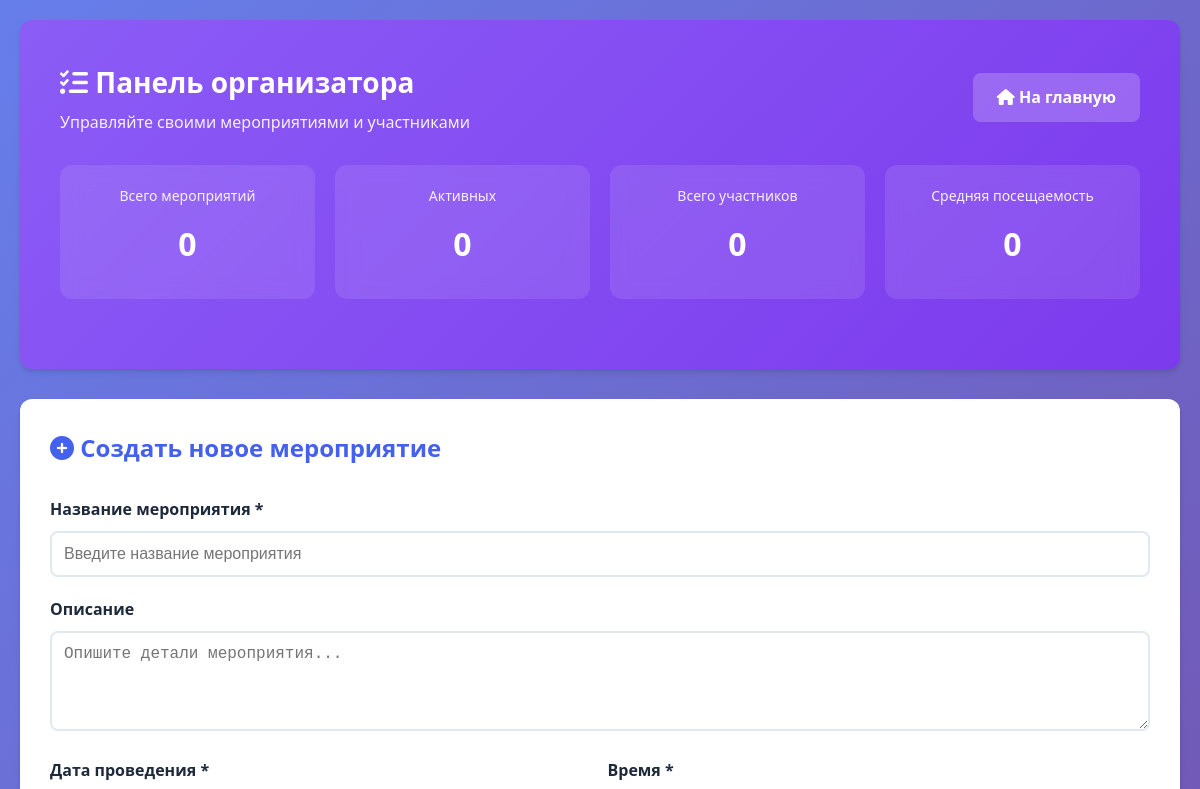
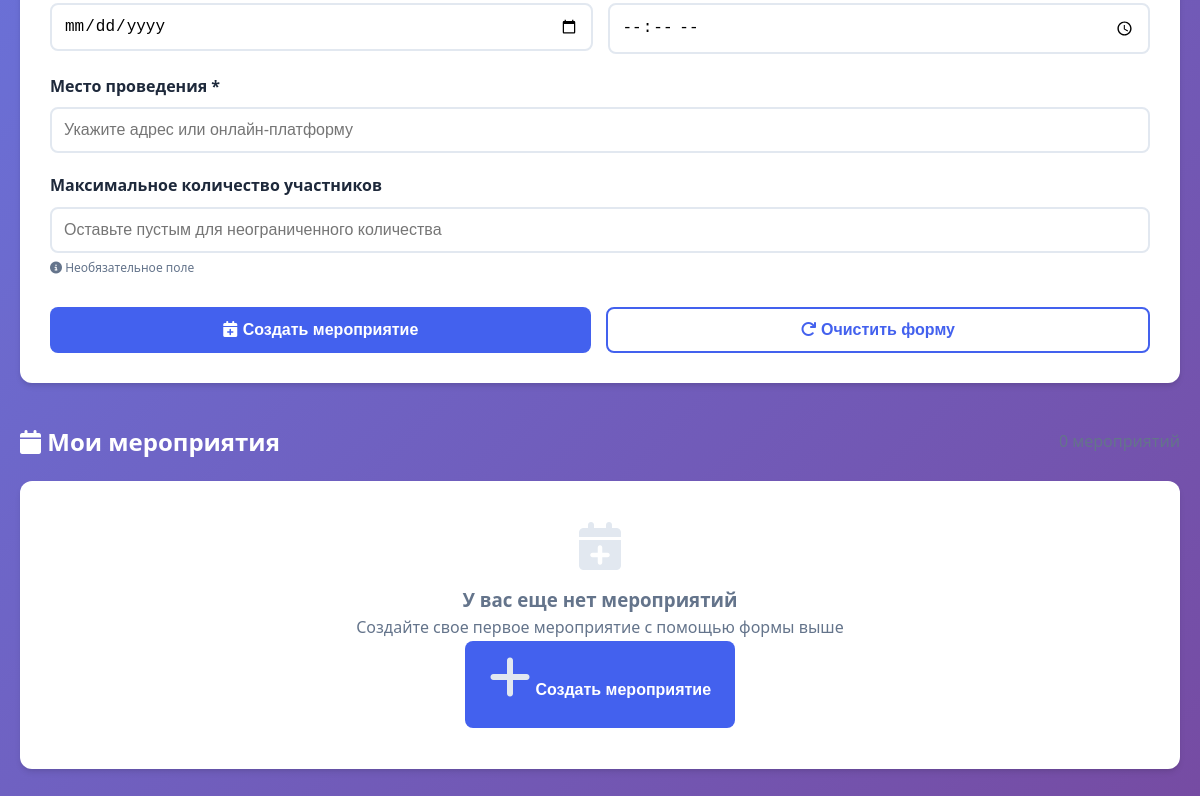
The page /organizer.php (signed in) on the database as committed earlier (2 pictures, top to bottom).
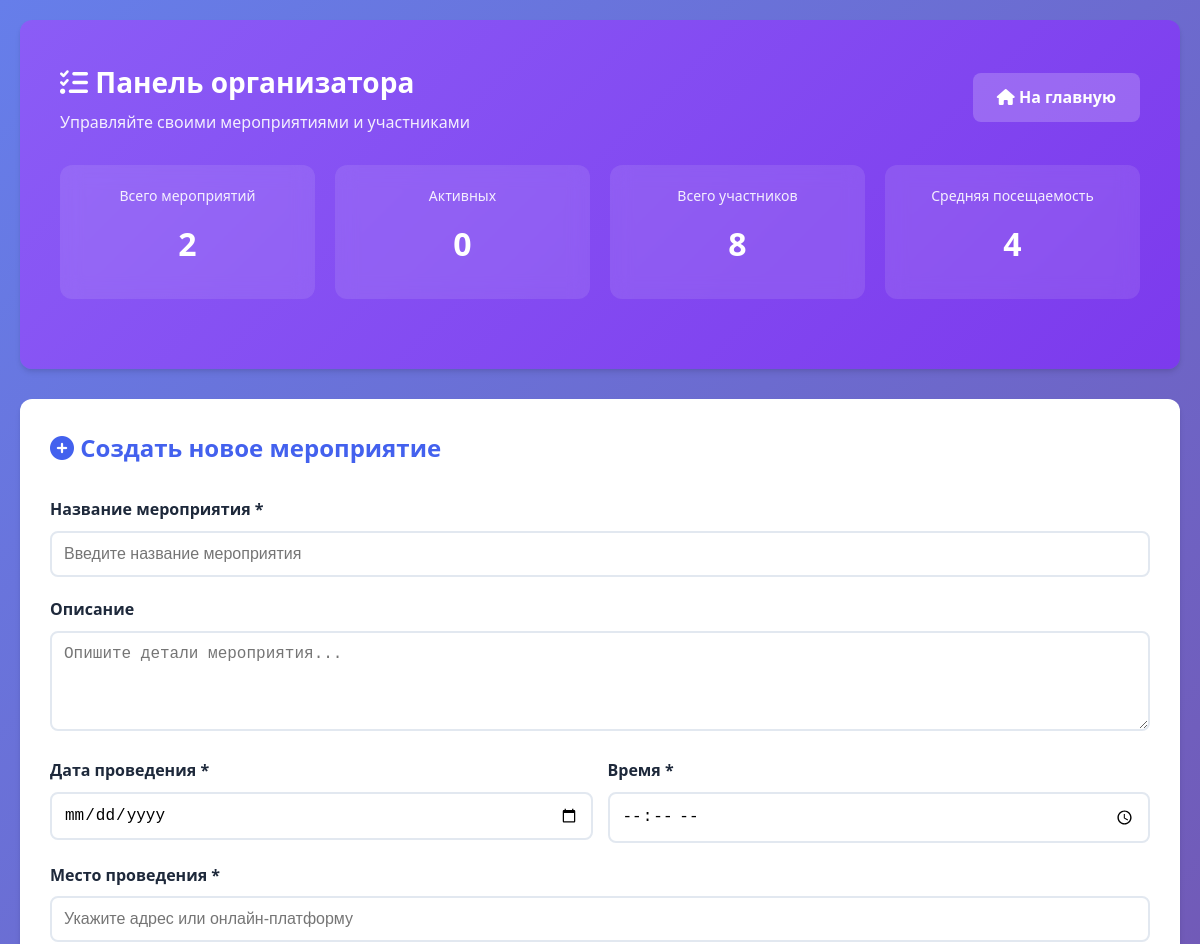
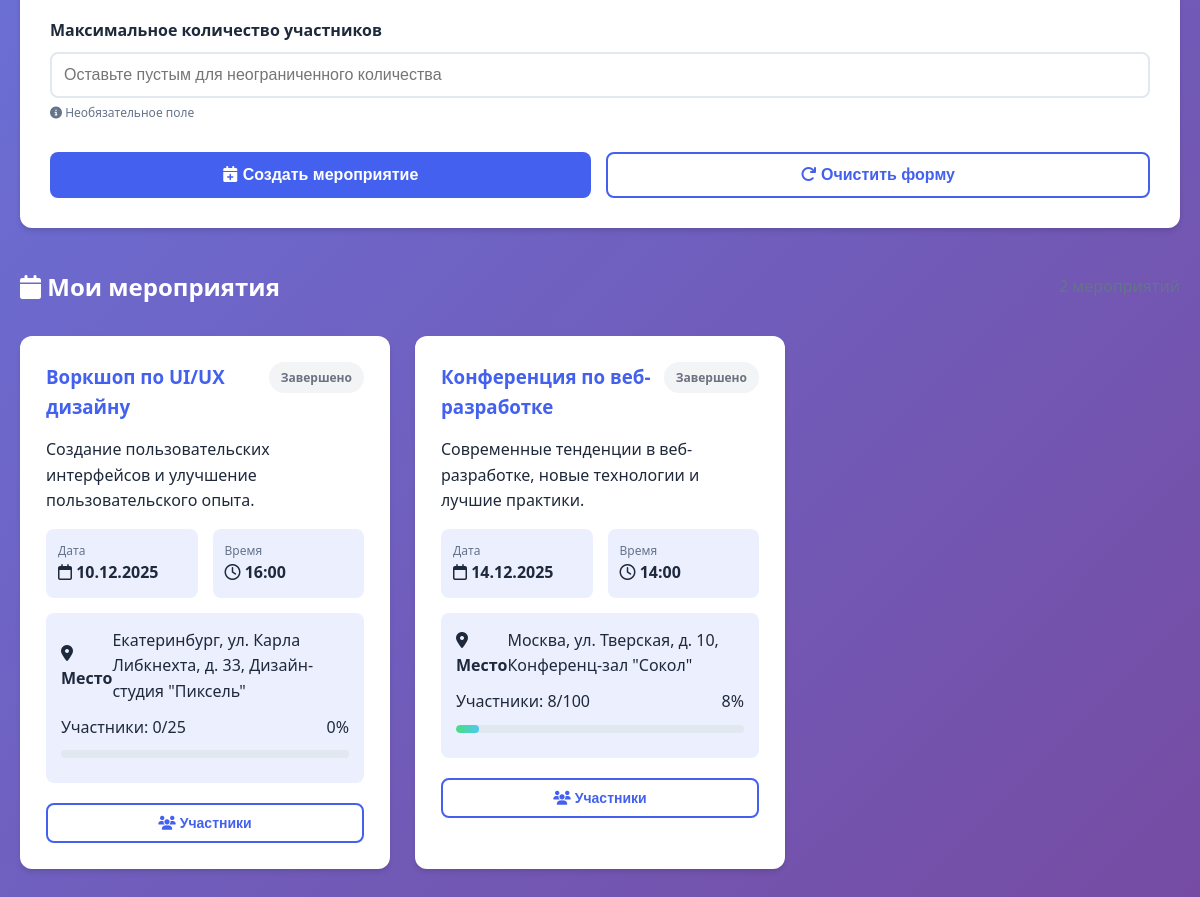
The same page on the database as committed later (2 pictures, top to bottom).
### tables this page shows
CREATE TABLE events (
    id INTEGER PRIMARY KEY AUTOINCREMENT,
    title TEXT NOT NULL,
    description TEXT,
    date DATE NOT NULL,
    time TIME NOT NULL,
    location TEXT NOT NULL,
    max_participants INTEGER,
    organizer_id INTEGER,
    created_at DATETIME DEFAULT CURRENT_TIMESTAMP,
    FOREIGN KEY (organizer_id) REFERENCES users(id)
);

### config.php (called while the page is built, shortened)
<?php
function getCurrentUser() {
    return [
        'id' => $_SESSION['user_id'] ?? null,
        'email' => $_SESSION['email'] ?? null,
        'role' => $_SESSION['role'] ?? null,
        'name' => $_SESSION['name'] ?? null
    ];
}
?>

### organizer.php (the view, shortened to what the changed rows need)
<?php
require_once 'config.php';
require_once 'db.php';
$user = getCurrentUser();
$myEvents = $db->query("
    SELECT e.*, COUNT(r.id) as registered
    FROM events e
    LEFT JOIN registrations r ON e.id = r.event_id
    WHERE e.organizer_id = {$user['id']}
    GROUP BY e.id
    ORDER BY e.date ASC
");
$totalEvents = $db->querySingle("SELECT COUNT(*) FROM events WHERE organizer_id = {$user['id']}");
$totalParticipants = $db->querySingle("
    SELECT COUNT(r.id) FROM registrations r
    JOIN events e ON r.event_id = e.id
    WHERE e.organizer_id = {$user['id']}
");
?>
<!DOCTYPE html>
<html lang="ru">
<head>
    <link rel="stylesheet" href="style.css">
    <link rel="stylesheet" href="https://cdnjs.cloudflare.com/ajax/libs/font-awesome/6.4.0/css/all.min.css">
</head>
<body>
    <div class="container fade-in">
        <div class="organizer-header">
            <div style="display: flex; justify-content: space-between; align-items: center; margin-bottom: 20px;">
                <div>
                    <h1 style="margin: 0; font-size: 28px;">
                        <i class="fas fa-tasks"></i> Панель организатора
                    </h1>
                </div>
            </div>
            <div class="organizer-stats">
                <div class="organizer-stat">
                    <div style="font-size: 14px; opacity: 0.9;">Всего мероприятий</div>
                    <div class="organizer-stat-number"><?= $totalEvents ?></div>
                </div>
                <div class="organizer-stat">
                    <div style="font-size: 14px; opacity: 0.9;">Всего участников</div>
                    <div class="organizer-stat-number"><?= $totalParticipants ?></div>
                </div>
                <div class="organizer-stat">
                    <div style="font-size: 14px; opacity: 0.9;">Средняя посещаемость</div>
                    <div class="organizer-stat-number">
                        <?= $totalEvents > 0 ? round($totalParticipants / $totalEvents) : 0 ?>
                    </div>
                </div>
            </div>
        </div>
        <div class="create-event-form">
            <h2 style="color: var(--primary-color); margin-bottom: 30px;">
                <i class="fas fa-plus-circle"></i> Создать новое мероприятие
            </h2>
        </div>
        <div style="margin: 40px 0;">
            <div style="display: flex; justify-content: space-between; align-items: center; margin-bottom: 20px;">
                <h2 style="color: white; margin: 0;">
                    <i class="fas fa-calendar"></i> Мои мероприятия
                </h2>
            </div>
            <?php if ($totalEvents > 0): ?>
                <div class="grid">
                    <?php while ($event = $myEvents->fetchArray(SQLITE3_ASSOC)):
                        $eventDate = new DateTime($event['date'] . ' ' . $event['time']);
                        $now = new DateTime();
                        $daysDiff = $now->diff($eventDate)->days;
                        $isPast = $eventDate < $now;
                        $percentage = $event['max_participants'] ? round(($event['registered'] / $event['max_participants']) * 100) : 0;
                        if ($isPast) {
                            $status = 'completed';
                            $statusText = 'Завершено';
                        } elseif ($daysDiff <= 7) {
                            $status = 'ongoing';
                            $statusText = 'Скоро';
                        } else {
                            $status = 'upcoming';
                            $statusText = 'Предстоит';
                        }
                        ?>
                        <div class="card">
                            <div
                                style="display: flex; justify-content: space-between; align-items: start; margin-bottom: 15px;">
                                <h3 style="margin: 0; color: var(--primary-color);">
                                    <?= htmlspecialchars($event['title']) ?>
                                </h3>
                                <span class="event-status status-<?= $status ?>">
                                    <?= $statusText ?>
                                </span>
                            </div>
                            <p style="color: var(--dark-color); margin-bottom: 15px;">
                                <?= htmlspecialchars($event['description']) ?>
                            </p>
                            <div style="display: grid; grid-template-columns: 1fr 1fr; gap: 15px; margin: 15px 0;">
                                <div style="background: rgba(67, 97, 238, 0.1); padding: 12px; border-radius: 8px;">
                                    <div style="font-size: 12px; color: var(--gray-color);">Дата</div>
                                    <div style="font-weight: 600;">
                                        <i class="far fa-calendar"></i> <?= date('d.m.Y', strtotime($event['date'])) ?>
                                    </div>
                                </div>
                                <div style="background: rgba(67, 97, 238, 0.1); padding: 12px; border-radius: 8px;">
                                    <div style="font-size: 12px; color: var(--gray-color);">Время</div>
                                    <div style="font-weight: 600;">
                                        <i class="far fa-clock"></i> <?= $event['time'] ?>
                                    </div>
                                </div>
                            </div>
                            <div style="background: rgba(67, 97, 238, 0.1); padding: 15px; border-radius: 8px; margin: 15px 0;">
                                <div
                                    style="display: flex; justify-content: space-between; align-items: center; margin-bottom: 10px;">
                                    <span style="font-weight: 600;">
                                        <i class="fas fa-map-marker-alt"></i> Место
                                    </span>
                                    <span><?= htmlspecialchars($event['location']) ?></span>
                                </div>
                                <?php if ($event['max_participants']): ?>
                                    <div style="margin: 10px 0;">
                                        <div style="display: flex; justify-content: space-between; margin-bottom: 5px;">
                                            <span>Участники: <?= $event['registered'] ?>/<?= $event['max_participants'] ?></span>
                                            <span><?= $percentage ?>%</span>
                                        </div>
                                        <div class="progress-bar">
                                            <div class="progress-fill" style="width: <?= min($percentage, 100) ?>%;"></div>
                                        </div>
                                    </div>
                                <?php else: ?>
                                    <div style="margin: 10px 0;">
                                        <span>Участников: <?= $event['registered'] ?> (без ограничений)</span>
                                    </div>
                                <?php endif; ?>
                            </div>
                            <div style="display: flex; flex-wrap: wrap; gap: 10px; margin-top: 20px;">
                                <button class="btn btn-outline" onclick="showParticipants(<?= $event['id'] ?>)"
                                    style="flex: 1; min-width: 120px; padding: 10px 12px; font-size: 14px;">
                                    <i class="fas fa-users"></i> Участники
                                </button>
                            </div>
                        </div>
                    <?php endwhile; ?>
                </div>
            <?php else: ?>
                <div class="empty-state card">
                    <i class="fas fa-calendar-plus"></i>
                    <h3>У вас еще нет мероприятий</h3>
                    <p>Создайте свое первое мероприятие с помощью формы выше</p>
                    <button class="btn"
                        onclick="document.getElementById('createEventForm').scrollIntoView({behavior: 'smooth'})">
                        <i class="fas fa-plus"></i> Создать мероприятие
                    </button>
                </div>
            <?php endif; ?>
        </div>
    </div>
</body>
</html>

Rows that differ between the two databases and show on the page:
added events: title "Воркшоп по UI/UX дизайну", statusText "Завершено", description "Создание пользовательских интерфейсов и улучшение пользовательского опыта.", date "10.12.2025", time "16:00", location "Екатеринбург, ул. Карла Либкнехта, д. 33, Дизайн-студия \"Пиксель\"", registered "0", max_participants "25", percentage "0"
added events: title "Конференция по веб-разработке", statusText "Завершено", description "Современные тенденции в веб-разработке, новые технологии и лучшие практики.", date "14.12.2025", time "14:00", location "Москва, ул. Тверская, д. 10, Конференц-зал \"Сокол\"", registered "8", max_participants "100", percentage "8"
Other text that changed with them:
$totalEvents: "0" → "2"
$totalParticipants: "0" → "8"
$totalParticipants / $totalEvents: (not shown) → "4"
text no longer shown: "0 У вас еще нет мероприятий Создайте свое первое мероприятие с помощью формы выше Создать мероприятие"
